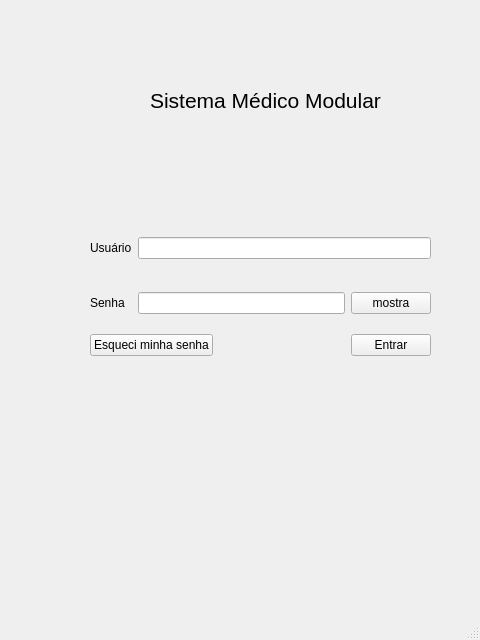
<?xml version="1.0" encoding="UTF-8"?>
<ui version="4.0">
 <class>MainWindow</class>
 <widget class="QMainWindow" name="MainWindow">
  <property name="geometry">
   <rect>
    <x>0</x>
    <y>0</y>
    <width>480</width>
    <height>640</height>
   </rect>
  </property>
  <property name="windowTitle">
   <string>MainWindow</string>
  </property>
  <widget class="QWidget" name="centralwidget">
   <widget class="QWidget" name="gridLayoutWidget">
    <property name="geometry">
     <rect>
      <x>90</x>
      <y>230</y>
      <width>341</width>
      <height>91</height>
     </rect>
    </property>
    <layout class="QGridLayout" name="gridLayout">
     <item row="0" column="2">
      <widget class="QLabel" name="label">
       <property name="text">
        <string>Usuário</string>
       </property>
      </widget>
     </item>
     <item row="2" column="2">
      <widget class="QLabel" name="label_2">
       <property name="text">
        <string>Senha</string>
       </property>
      </widget>
     </item>
     <item row="2" column="3">
      <layout class="QHBoxLayout" name="horizontalLayout">
       <item>
        <widget class="QLineEdit" name="lineEdit_2">
         <property name="inputMask">
          <string/>
         </property>
         <property name="echoMode">
          <enum>QLineEdit::Password</enum>
         </property>
        </widget>
       </item>
       <item>
        <widget class="QPushButton" name="pushButton_3">
         <property name="text">
          <string>mostra</string>
         </property>
        </widget>
       </item>
      </layout>
     </item>
     <item row="0" column="3">
      <widget class="QLineEdit" name="lineEdit"/>
     </item>
     <item row="1" column="2" colspan="2">
      <spacer name="horizontalSpacer">
       <property name="orientation">
        <enum>Qt::Horizontal</enum>
       </property>
       <property name="sizeHint" stdset="0">
        <size>
         <width>40</width>
         <height>20</height>
        </size>
       </property>
      </spacer>
     </item>
    </layout>
   </widget>
   <widget class="QWidget" name="horizontalLayoutWidget_2">
    <property name="geometry">
     <rect>
      <x>90</x>
      <y>330</y>
      <width>341</width>
      <height>31</height>
     </rect>
    </property>
    <layout class="QHBoxLayout" name="horizontalLayout_2">
     <item>
      <widget class="QPushButton" name="pushButton">
       <property name="text">
        <string>Esqueci minha senha</string>
       </property>
      </widget>
     </item>
     <item>
      <spacer name="horizontalSpacer_2">
       <property name="orientation">
        <enum>Qt::Horizontal</enum>
       </property>
       <property name="sizeHint" stdset="0">
        <size>
         <width>40</width>
         <height>20</height>
        </size>
       </property>
      </spacer>
     </item>
     <item>
      <widget class="QPushButton" name="pushButton_2">
       <property name="text">
        <string>Entrar</string>
       </property>
      </widget>
     </item>
    </layout>
   </widget>
   <widget class="QLabel" name="label_3">
    <property name="geometry">
     <rect>
      <x>150</x>
      <y>90</y>
      <width>231</width>
      <height>20</height>
     </rect>
    </property>
    <property name="font">
     <font>
      <pointsize>16</pointsize>
      <stylestrategy>PreferAntialias</stylestrategy>
     </font>
    </property>
    <property name="text">
     <string>Sistema Médico Modular</string>
    </property>
    <property name="alignment">
     <set>Qt::AlignCenter</set>
    </property>
   </widget>
  </widget>
  <widget class="QMenuBar" name="menubar">
   <property name="geometry">
    <rect>
     <x>0</x>
     <y>0</y>
     <width>480</width>
     <height>24</height>
    </rect>
   </property>
  </widget>
  <widget class="QStatusBar" name="statusbar"/>
 </widget>
 <resources/>
 <connections/>
</ui>
